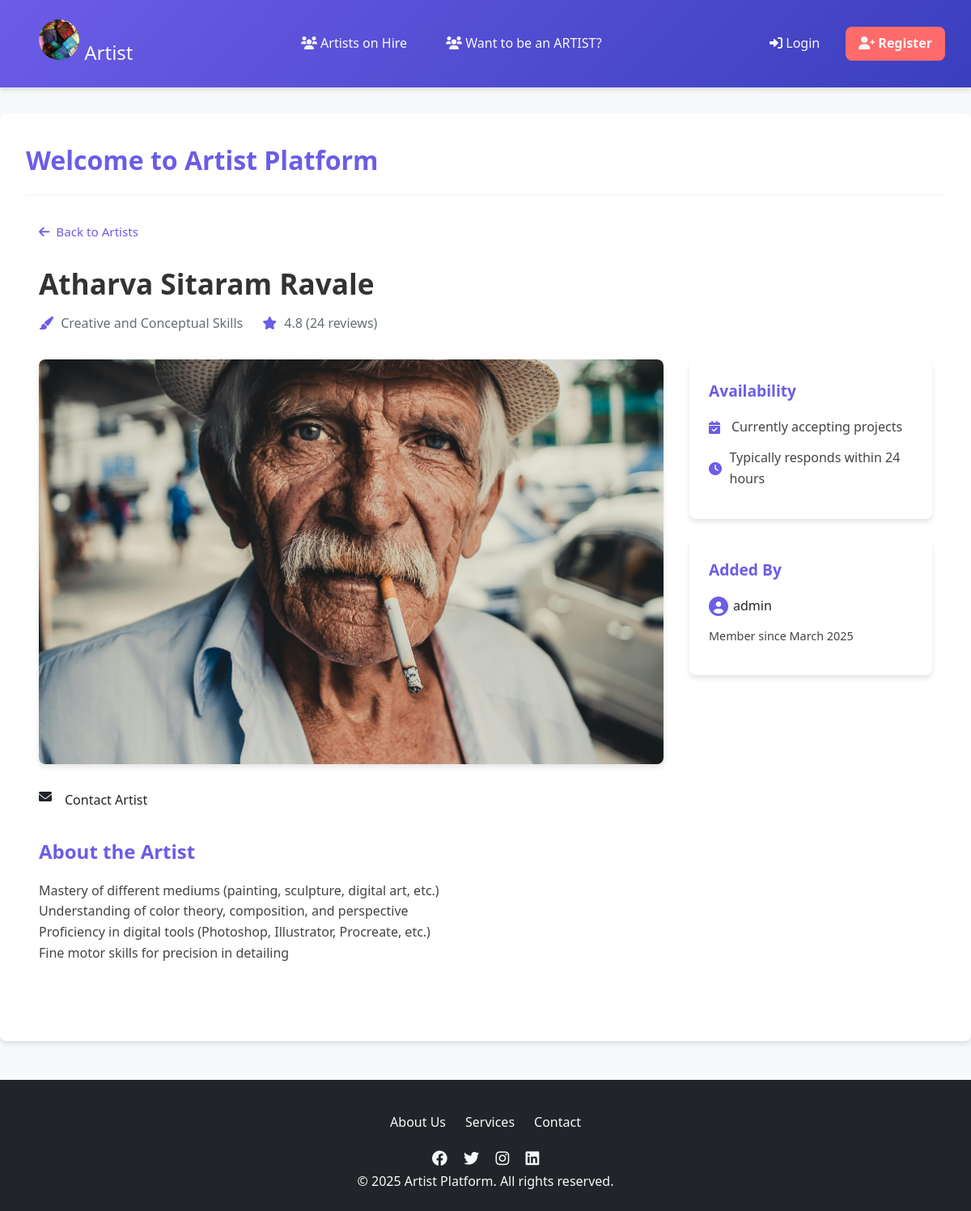
Page /artist/1/ on the committed database.
### accounts/models.py (models this page shows, shortened)
class Artist(models.Model):
    name = models.CharField(max_length=100)
    bio = models.TextField()
    expertise = models.CharField(max_length=100)
    image = models.ImageField(upload_to="artists/", blank=True, null=True)
    added_by = models.ForeignKey(settings.AUTH_USER_MODEL, on_delete=models.CASCADE)  # Fix here

class CustomUser(AbstractUser):
    phone = models.CharField(max_length=15, blank=True, null=True)

### accounts/views.py (the view)
# urls.py: path("artist/<int:artist_id>/", artist_detail, name="artist_detail"),  # Dynamic artist detail page
def artist_detail(request, artist_id):
    artist = get_object_or_404(Artist, id=artist_id)
    return render(request, "accounts/artist_detail.html", {"artist": artist})

### accounts/templates/accounts/artist_detail.html (shortened to what this page needs)
{% extends 'base.html' %}
{% block content %}
<div class="artist-detail-container">
    <div class="artist-header">
        <a href="{% url 'hire_artists' %}" class="back-link">
            <i class="fas fa-arrow-left"></i> Back to Artists
        </a>
        <h1>{{ artist.name }}</h1>
        <div class="artist-meta">
            <span class="expertise"><i class="fas fa-paint-brush"></i> {{ artist.expertise }}</span>
            <span class="rating"><i class="fas fa-star"></i> 4.8 (24 reviews)</span>
        </div>
    </div>
    <div class="artist-content">
        <div class="artist-main">
            <div class="artist-image-container">
                {% if artist.image %}
                <img src="{{ artist.image.url }}" alt="{{ artist.name }}" class="artist-image">
                {% else %}
                <div class="artist-initials">{{ artist.name|slice:":2"|upper }}</div>
                {% endif %}
                <div class="artist-actions">
                        <i class="fas fa-envelope"></i> Contact Artist
                </div>
            </div>
            <div class="artist-info">
                <h2>About the Artist</h2>
                <div class="bio">{{ artist.bio|linebreaks }}</div>
            </div>
        </div>
        <div class="artist-sidebar">
            <div class="sidebar-section">
                <h3>Availability</h3>
                <p><i class="fas fa-calendar-check"></i> Currently accepting projects</p>
                <p><i class="fas fa-clock"></i> Typically responds within 24 hours</p>
            </div>
            <div class="sidebar-section">
                <h3>Added By</h3>
                <div class="added-by">
                    <i class="fas fa-user-circle"></i>
                    <span>{{ artist.added_by.username }}</span>
                </div>
                <p class="join-date">Member since {{ artist.added_by.date_joined|date:"F Y" }}</p>
            </div>
        </div>
    </div>
</div>
{% endblock %}

### templates/base.html (style rules this page uses)
:root { --primary-color: #5661ff; --secondary-color: #6c757d; --accent-color: #ff6b6b; --light-bg: #f8f9fa; --dark-bg: #212529; --text-color: #212529; --light-text: #f8f9fa; --transition: all 0.3s ease; --shadow: 0 4px 12px rgba(0, 0, 0, 0.1); --border-radius: 8px; }
* { margin: 0; padding: 0; box-sizing: border-box; }
body { font-family: 'Segoe UI', Tahoma, Geneva, Verdana, sans-serif; background-color: var(--light-bg); color: var(--text-color); line-height: 1.6; }

### accounts/templates/accounts/artist_detail.html (style rules this page uses)
:root { --primary-color: #6c5ce7; --secondary-color: #636e72; --light-color: #f5f6fa; --border-radius: 8px; --shadow: 0 4px 6px rgba(0, 0, 0, 0.1); --transition: all 0.3s ease; }
.artist-detail-container { max-width: 1200px; margin: 2rem auto; padding: 0 1rem; }
.back-link { display: inline-flex; align-items: center; gap: 8px; color: var(--primary-color); text-decoration: none; margin-bottom: 1rem; font-size: 0.95rem; }
.artist-header { margin-bottom: 2rem; }
.artist-header h1 { font-size: 2.2rem; color: #333; margin: 0.5rem 0; }
.artist-meta { display: flex; flex-wrap: wrap; gap: 1.5rem; color: var(--secondary-color); margin-bottom: 1rem; }
.artist-meta i { margin-right: 5px; color: var(--primary-color); }
.artist-content { display: flex; gap: 2rem; flex-wrap: wrap; }
.artist-main { flex: 1; min-width: 300px; }
.artist-sidebar { width: 300px; }
.artist-image-container { margin-bottom: 2rem; position: relative; }
.artist-image { width: 100%; max-height: 500px; object-fit: cover; border-radius: var(--border-radius); box-shadow: var(--shadow); }
.artist-actions { display: flex; gap: 1rem; margin-top: 1.5rem; flex-wrap: wrap; }
.artist-info h2 { color: var(--primary-color); margin-bottom: 1rem; font-size: 1.5rem; }
.bio { line-height: 1.6; color: #444; margin-bottom: 2rem; }
.sidebar-section { background: white; padding: 1.5rem; border-radius: var(--border-radius); box-shadow: var(--shadow); margin-bottom: 1.5rem; }
.sidebar-section h3 { color: var(--primary-color); margin-top: 0; margin-bottom: 1rem; font-size: 1.2rem; }
.sidebar-section p { margin: 0.8rem 0; color: #444; display: flex; align-items: center; gap: 8px; }
.sidebar-section i { color: var(--primary-color); width: 20px; }
.added-by { display: flex; align-items: center; gap: 10px; margin-bottom: 0.5rem; }
.added-by i { font-size: 1.5rem; }
.join-date { font-size: 0.9rem; color: var(--secondary-color); margin-left: 28px; }

### rows in the picture
Artist: name "Atharva Sitaram Ravale", expertise "Creative and Conceptual Skills", image (picture), bio "Mastery of different mediums (painting, sculpture, digital art, etc.) Understanding of color theory, composition, and perspective Proficiency in digital tools (Photoshop, Illustrator, Procreate, etc.) Fine motor skills for precision in detailing", added_by.username "admin", added_by.date_joined "March 2025"
